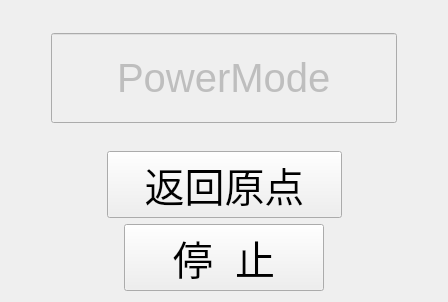
     <widget class="QWidget" name="tab_mainWindow">
      <property name="font">
       <font>
        <pointsize>30</pointsize>
        <weight>50</weight>
        <italic>false</italic>
        <bold>false</bold>
       </font>
      </property>
      <attribute name="title">
       <string> 主窗口 </string>
      </attribute>
      <layout class="QVBoxLayout" name="verticalLayout" stretch="1,4,1,2,2">
       <item>
        <spacer name="verticalSpacer_2">
         <property name="orientation">
          <enum>Qt::Vertical</enum>
         </property>
         <property name="sizeHint" stdset="0">
          <size>
           <width>20</width>
           <height>40</height>
          </size>
         </property>
        </spacer>
       </item>
       <item>
        <layout class="QHBoxLayout" name="horizontalLayout_6">
         <item>
          <spacer name="horizontalSpacer">
           <property name="orientation">
            <enum>Qt::Horizontal</enum>
           </property>
           <property name="sizeHint" stdset="0">
            <size>
             <width>40</width>
             <height>20</height>
            </size>
           </property>
          </spacer>
         </item>
         <item>
          <widget class="QLineEdit" name="lineEdit_powerOnOff">
           <property name="enabled">
            <bool>false</bool>
           </property>
           <property name="sizePolicy">
            <sizepolicy hsizetype="Expanding" vsizetype="Preferred">
             <horstretch>0</horstretch>
             <verstretch>0</verstretch>
            </sizepolicy>
           </property>
           <property name="font">
            <font>
             <pointsize>30</pointsize>
             <weight>50</weight>
             <italic>false</italic>
             <bold>false</bold>
            </font>
           </property>
           <property name="text">
            <string>PowerMode</string>
           </property>
           <property name="alignment">
            <set>Qt::AlignCenter</set>
           </property>
          </widget>
         </item>
         <item>
          <spacer name="horizontalSpacer_4">
           <property name="orientation">
            <enum>Qt::Horizontal</enum>
           </property>
           <property name="sizeHint" stdset="0">
            <size>
             <width>40</width>
             <height>20</height>
            </size>
           </property>
          </spacer>
         </item>
        </layout>
       </item>
       <item>
        <spacer name="verticalSpacer">
         <property name="orientation">
          <enum>Qt::Vertical</enum>
         </property>
         <property name="sizeHint" stdset="0">
          <size>
           <width>20</width>
           <height>40</height>
          </size>
         </property>
        </spacer>
       </item>
       <item>
        <layout class="QHBoxLayout" name="horizontalLayout_7">
         <item>
          <spacer name="horizontalSpacer_2">
           <property name="orientation">
            <enum>Qt::Horizontal</enum>
           </property>
           <property name="sizeHint" stdset="0">
            <size>
             <width>40</width>
             <height>20</height>
            </size>
           </property>
          </spacer>
         </item>
         <item>
          <widget class="QPushButton" name="pushButton_origin">
           <property name="sizePolicy">
            <sizepolicy hsizetype="Minimum" vsizetype="Preferred">
             <horstretch>0</horstretch>
             <verstretch>0</verstretch>
            </sizepolicy>
           </property>
           <property name="font">
            <font>
             <pointsize>30</pointsize>
             <weight>50</weight>
             <italic>false</italic>
             <bold>false</bold>
            </font>
           </property>
           <property name="toolTip">
            <string>Ctrl+G</string>
           </property>
           <property name="text">
            <string>   返回原点   </string>
           </property>
           <property name="shortcut">
            <string extracomment="Ctrl+G">Ctrl+G</string>
           </property>
          </widget>
         </item>
         <item>
          <spacer name="horizontalSpacer_5">
           <property name="orientation">
            <enum>Qt::Horizontal</enum>
           </property>
           <property name="sizeHint" stdset="0">
            <size>
             <width>40</width>
             <height>20</height>
            </size>
           </property>
          </spacer>
         </item>
        </layout>
       </item>
       <item>
        <layout class="QHBoxLayout" name="horizontalLayout_8">
         <item>
          <spacer name="horizontalSpacer_3">
           <property name="orientation">
            <enum>Qt::Horizontal</enum>
           </property>
           <property name="sizeHint" stdset="0">
            <size>
             <width>40</width>
             <height>20</height>
            </size>
           </property>
          </spacer>
         </item>
         <item>
          <widget class="QPushButton" name="pushButton_softStop">
           <property name="sizePolicy">
            <sizepolicy hsizetype="Minimum" vsizetype="Preferred">
             <horstretch>0</horstretch>
             <verstretch>0</verstretch>
            </sizepolicy>
           </property>
           <property name="font">
            <font>
             <pointsize>30</pointsize>
             <weight>50</weight>
             <italic>false</italic>
             <bold>false</bold>
            </font>
           </property>
           <property name="toolTip">
            <string>Ctrl+S</string>
           </property>
           <property name="text">
            <string>    停  止    </string>
           </property>
           <property name="shortcut">
            <string>Ctrl+S</string>
           </property>
          </widget>
         </item>
         <item>
          <spacer name="horizontalSpacer_6">
           <property name="orientation">
            <enum>Qt::Horizontal</enum>
           </property>
           <property name="sizeHint" stdset="0">
            <size>
             <width>40</width>
             <height>20</height>
            </size>
           </property>
          </spacer>
         </item>
        </layout>
       </item>
      </layout>
     </widget>
